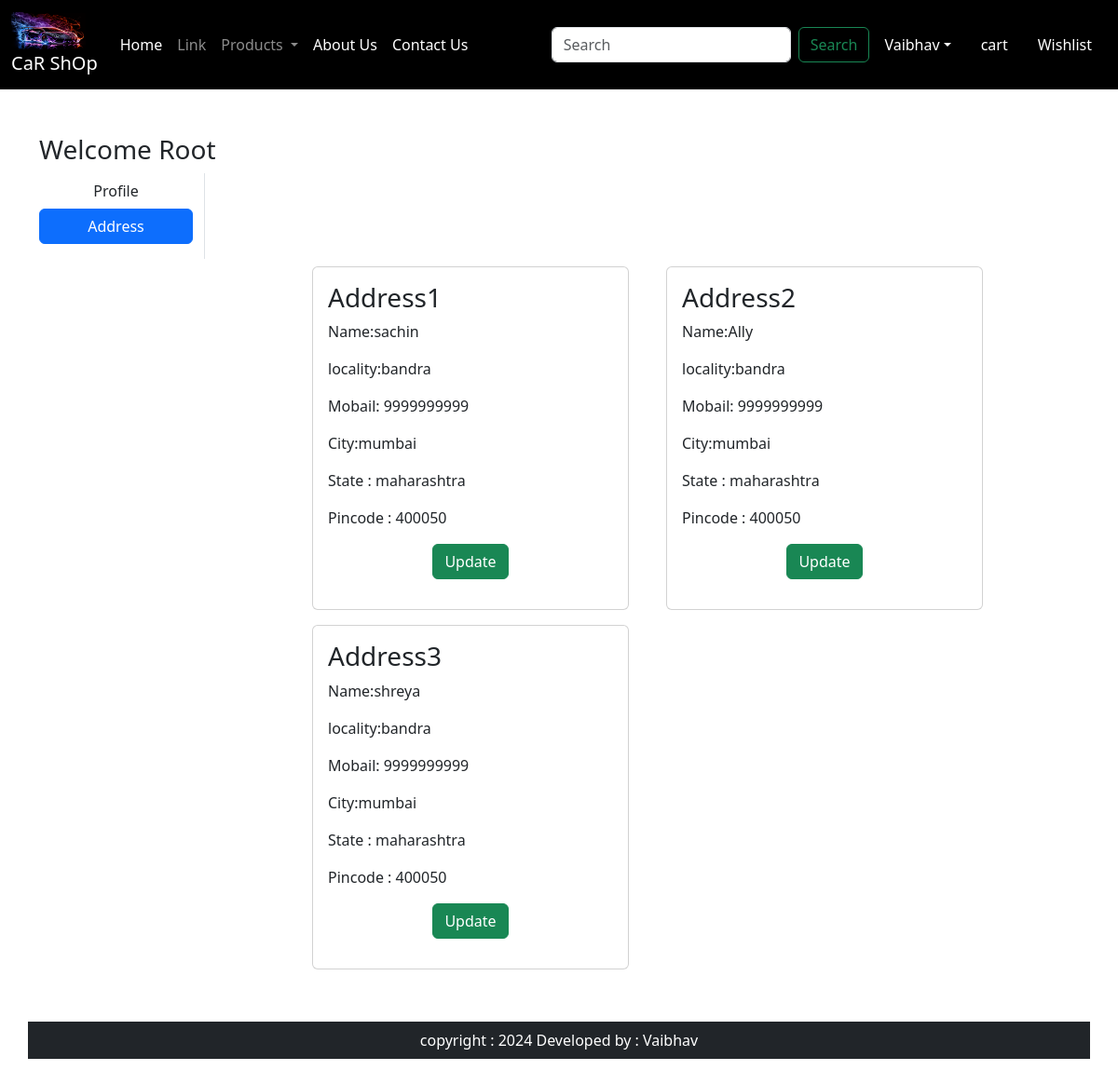
The page /address/ (signed in) on the database its author committed.
### app/models.py (models this page shows, shortened)
class Customer (models.Model):
    user= models.ForeignKey(User,on_delete=models.CASCADE)
    name =models.CharField(max_length=200)
    locality = models.CharField(max_length=200)
    city = models.CharField(max_length=200)
    mobail=models.IntegerField(default=0)
    zipcode = models.IntegerField()
    state = models.CharField(max_length=100)

### app/views.py (the view)
# urls.py: path('address/',views.address, name='address'),
def address (request):
    add = Customer.objects.filter(user = request.user)
    return render(request,"app/address.html",locals())

### app/templates/app/address.html (shortened to what this page needs)
{% extends "app/base.html" %}
{% load static %}
{% block main-content %}
<div class="container my-5">
    <div class="row">
        <h3>Welcome <span class="text-capitalize">{{request.user}}</span></h3>
        <div class="col-sm-2 border-end">
            <ul class="list-unstyled">
                <li class="d-grid"><a href="{% url 'profile' %}" class="btn ">Profile</a></li>
                <li class="d-grid"><a href="{% url 'address' %}" class="btn btn-primary">Address</a></li>
            </ul>
        </div>
        <div class="col-sm-8 offset-sm-3">
            <div class="row">
                {% for ad in add %}
                <div class="col-sm-6">
                    <div class="card m-2">
                        <div class="card-body">
                            <h3>Address{{forloop.counter}}</h3>
                            <P>Name:{{ad.name}}</P>
                            <P>locality:{{ad.locality}}</P>
                            <P>Mobail: {{ad.mobail}}</P>
                            <P>City:{{ad.city}}</P>
                            <P>State : {{ad.state}}</P>
                            <P>Pincode : {{ad.zipcode}}</P>
                            <p class="text-center"><a href="{% url 'updateAddress' pk=ad.id %}" type="submit" class="btn btn-success">Update</a></p>
                        </div>
                    </div>
                </div>
                {% endfor %}
            </div>
        </div>
        {% endblock main-content %}

### rows shown on the page
Customer: name "sachin", locality "bandra", mobail "9999999999", city "mumbai", state "maharashtra", zipcode "400050"
Customer: name "Ally", locality "bandra", mobail "9999999999", city "mumbai", state "maharashtra", zipcode "400050"
Customer: name "shreya", locality "bandra", mobail "9999999999", city "mumbai", state "maharashtra", zipcode "400050"

### other values the page prints
{{ request.user }} "Root"
